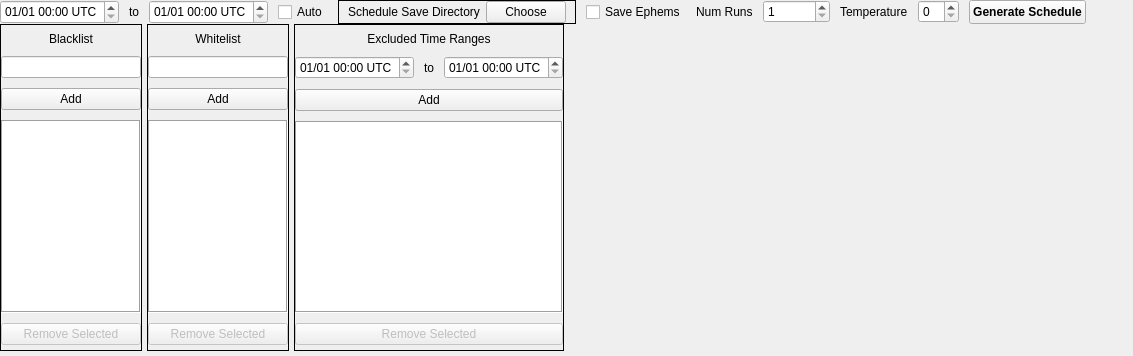
          <widget class="QWidget" name="schedGenTab">
           <attribute name="title">
            <string>Generate</string>
           </attribute>
           <layout class="QHBoxLayout" name="horizontalLayout_8">
            <property name="spacing">
             <number>0</number>
            </property>
            <property name="leftMargin">
             <number>0</number>
            </property>
            <property name="topMargin">
             <number>0</number>
            </property>
            <property name="rightMargin">
             <number>0</number>
            </property>
            <property name="bottomMargin">
             <number>0</number>
            </property>
            <item>
             <layout class="QVBoxLayout" name="verticalLayout_4">
              <property name="sizeConstraint">
               <enum>QLayout::SetDefaultConstraint</enum>
              </property>
              <item>
               <layout class="QHBoxLayout" name="genSchedButtonHorizLayout">
                <property name="spacing">
                 <number>10</number>
                </property>
                <property name="leftMargin">
                 <number>0</number>
                </property>
                <property name="rightMargin">
                 <number>7</number>
                </property>
                <item>
                 <widget class="QDateTimeEdit" name="scheduleStartTimeEdit">
                  <property name="sizePolicy">
                   <sizepolicy hsizetype="Preferred" vsizetype="Preferred">
                    <horstretch>0</horstretch>
                    <verstretch>0</verstretch>
                   </sizepolicy>
                  </property>
                  <property name="toolTip">
                   <string>Start time for schedule</string>
                  </property>
                  <property name="currentSection">
                   <enum>QDateTimeEdit::MonthSection</enum>
                  </property>
                  <property name="displayFormat">
                   <string>MM/dd hh:mm UTC</string>
                  </property>
                  <property name="timeSpec">
                   <enum>Qt::UTC</enum>
                  </property>
                 </widget>
                </item>
                <item>
                 <widget class="QLabel" name="label_9">
                  <property name="text">
                   <string>to</string>
                  </property>
                 </widget>
                </item>
                <item>
                 <widget class="QDateTimeEdit" name="scheduleEndTimeEdit">
                  <property name="sizePolicy">
                   <sizepolicy hsizetype="Preferred" vsizetype="Preferred">
                    <horstretch>0</horstretch>
                    <verstretch>0</verstretch>
                   </sizepolicy>
                  </property>
                  <property name="toolTip">
                   <string>End time for schedule</string>
                  </property>
                  <property name="currentSection">
                   <enum>QDateTimeEdit::MonthSection</enum>
                  </property>
                  <property name="displayFormat">
                   <string>MM/dd hh:mm UTC</string>
                  </property>
                  <property name="timeSpec">
                   <enum>Qt::UTC</enum>
                  </property>
                 </widget>
                </item>
                <item>
                 <widget class="QCheckBox" name="scheduleAutoTimeSetCheckbox">
                  <property name="sizePolicy">
                   <sizepolicy hsizetype="Preferred" vsizetype="Preferred">
                    <horstretch>0</horstretch>
                    <verstretch>0</verstretch>
                   </sizepolicy>
                  </property>
                  <property name="toolTip">
                   <string>Automatically set start and end times for schedule</string>
                  </property>
                  <property name="text">
                   <string>Auto</string>
                  </property>
                 </widget>
                </item>
                <item>
                 <widget class="QFrame" name="frame">
                  <property name="sizePolicy">
                   <sizepolicy hsizetype="Minimum" vsizetype="Minimum">
                    <horstretch>0</horstretch>
                    <verstretch>0</verstretch>
                   </sizepolicy>
                  </property>
                  <property name="minimumSize">
                   <size>
                    <width>0</width>
                    <height>0</height>
                   </size>
                  </property>
                  <property name="frameShape">
                   <enum>QFrame::Box</enum>
                  </property>
                  <property name="frameShadow">
                   <enum>QFrame::Plain</enum>
                  </property>
                  <property name="lineWidth">
                   <number>1</number>
                  </property>
                  <layout class="QHBoxLayout" name="horizontalLayout_24">
                   <property name="topMargin">
                    <number>0</number>
                   </property>
                   <property name="bottomMargin">
                    <number>0</number>
                   </property>
                   <item>
                    <widget class="QLabel" name="label_11">
                     <property name="text">
                      <string>Schedule Save Directory</string>
                     </property>
                    </widget>
                   </item>
                   <item>
                    <widget class="FileSelectionButton" name="chooseSchedSavePath">
                     <property name="enabled">
                      <bool>true</bool>
                     </property>
                     <property name="sizePolicy">
                      <sizepolicy hsizetype="Preferred" vsizetype="Preferred">
                       <horstretch>0</horstretch>
                       <verstretch>0</verstretch>
                      </sizepolicy>
                     </property>
                     <property name="toolTip">
                      <string>Choose directory for schedule outputs</string>
                     </property>
                     <property name="text">
                      <string>Choose</string>
                     </property>
                    </widget>
                   </item>
                  </layout>
                 </widget>
                </item>
                <item>
                 <widget class="QCheckBox" name="schedulerSaveEphemsBox">
                  <property name="sizePolicy">
                   <sizepolicy hsizetype="Preferred" vsizetype="Preferred">
                    <horstretch>0</horstretch>
                    <verstretch>0</verstretch>
                   </sizepolicy>
                  </property>
                  <property name="toolTip">
                   <string>Save copies of ephemeris retrieved during schedule generation</string>
                  </property>
                  <property name="layoutDirection">
                   <enum>Qt::LeftToRight</enum>
                  </property>
                  <property name="text">
                   <string>Save Ephems</string>
                  </property>
                 </widget>
                </item>
                <item>
                 <widget class="QLabel" name="label_5">
                  <property name="text">
                   <string>Num Runs</string>
                  </property>
                 </widget>
                </item>
                <item>
                 <widget class="QSpinBox" name="numRunsSpinbox">
                  <property name="toolTip">
                   <string>Number of times to run the scheduler. If more than one, the &quot;best&quot; one will be chosen and displayed</string>
                  </property>
                  <property name="minimum">
                   <number>1</number>
                  </property>
                  <property name="maximum">
                   <number>1000000</number>
                  </property>
                 </widget>
                </item>
                <item>
                 <widget class="QLabel" name="label_6">
                  <property name="text">
                   <string>Temperature</string>
                  </property>
                 </widget>
                </item>
                <item>
                 <widget class="QSpinBox" name="tempSpinbox">
                  <property name="toolTip">
                   <string>Amount of random perturbation to apply to scheduling process</string>
                  </property>
                  <property name="maximum">
                   <number>10</number>
                  </property>
                  <property name="singleStep">
                   <number>1</number>
                  </property>
                 </widget>
                </item>
                <item>
                 <widget class="QPushButton" name="genScheduleButton">
                  <property name="sizePolicy">
                   <sizepolicy hsizetype="Preferred" vsizetype="Preferred">
                    <horstretch>0</horstretch>
                    <verstretch>0</verstretch>
                   </sizepolicy>
                  </property>
                  <property name="font">
                   <font>
                    <bold>true</bold>
                   </font>
                  </property>
                  <property name="toolTip">
                   <string>Run the schedule generator</string>
                  </property>
                  <property name="text">
                   <string>Generate Schedule</string>
                  </property>
                 </widget>
                </item>
                <item>
                 <spacer name="horizontalSpacer">
                  <property name="orientation">
                   <enum>Qt::Horizontal</enum>
                  </property>
                  <property name="sizeHint" stdset="0">
                   <size>
                    <width>40</width>
                    <height>20</height>
                   </size>
                  </property>
                 </spacer>
                </item>
               </layout>
              </item>
              <item>
               <layout class="QHBoxLayout" name="horizontalLayout_4" stretch="2,2,2,8">
                <property name="spacing">
                 <number>5</number>
                </property>
                <property name="bottomMargin">
                 <number>5</number>
                </property>
                <item>
                 <widget class="QFrame" name="verticalFrame">
                  <property name="frameShape">
                   <enum>QFrame::Box</enum>
                  </property>
                  <layout class="QVBoxLayout" name="verticalLayout">
                   <property name="spacing">
                    <number>10</number>
                   </property>
                   <property name="leftMargin">
                    <number>0</number>
                   </property>
                   <property name="topMargin">
                    <number>7</number>
                   </property>
                   <property name="rightMargin">
                    <number>0</number>
                   </property>
                   <property name="bottomMargin">
                    <number>5</number>
                   </property>
                   <item>
                    <widget class="QLabel" name="blacklistLabel">
                     <property name="minimumSize">
                      <size>
                       <width>0</width>
                       <height>0</height>
                      </size>
                     </property>
                     <property name="text">
                      <string>Blacklist</string>
                     </property>
                     <property name="alignment">
                      <set>Qt::AlignCenter</set>
                     </property>
                    </widget>
                   </item>
                   <item>
                    <widget class="QLineEdit" name="blacklistLineEdit">
                     <property name="toolTip">
                      <string>Type a target name here and click &quot;Add&quot; to exclude it from scheduling</string>
                     </property>
                    </widget>
                   </item>
                   <item>
                    <widget class="QPushButton" name="blacklistAddButton">
                     <property name="toolTip">
                      <string>Add to blacklist</string>
                     </property>
                     <property name="text">
                      <string>Add</string>
                     </property>
                    </widget>
                   </item>
                   <item>
                    <widget class="QListView" name="blacklistView">
                     <property name="sizePolicy">
                      <sizepolicy hsizetype="Preferred" vsizetype="Expanding">
                       <horstretch>10</horstretch>
                       <verstretch>0</verstretch>
                      </sizepolicy>
                     </property>
                     <property name="toolTip">
                      <string>These targets will not be considered for scheduling</string>
                     </property>
                     <property name="frameShape">
                      <enum>QFrame::Box</enum>
                     </property>
                     <property name="alternatingRowColors">
                      <bool>true</bool>
                     </property>
                     <property name="selectionMode">
                      <enum>QAbstractItemView::MultiSelection</enum>
                     </property>
                    </widget>
                   </item>
                   <item>
                    <widget class="ModelRemoveButton" name="removeBlacklistedButton">
                     <property name="enabled">
                      <bool>false</bool>
                     </property>
                     <property name="sizePolicy">
                      <sizepolicy hsizetype="Preferred" vsizetype="Preferred">
                       <horstretch>0</horstretch>
                       <verstretch>0</verstretch>
                      </sizepolicy>
                     </property>
                     <property name="toolTip">
                      <string>Remove selected targets from the blacklist</string>
                     </property>
                     <property name="text">
                      <string>Remove Selected</string>
                     </property>
                    </widget>
                   </item>
                  </layout>
                 </widget>
                </item>
                <item>
                 <widget class="QFrame" name="verticalFrame_2">
                  <property name="frameShape">
                   <enum>QFrame::Box</enum>
                  </property>
                  <layout class="QVBoxLayout" name="verticalLayout_3">
                   <property name="spacing">
                    <number>10</number>
                   </property>
                   <property name="leftMargin">
                    <number>0</number>
                   </property>
                   <property name="topMargin">
                    <number>7</number>
                   </property>
                   <property name="rightMargin">
                    <number>0</number>
                   </property>
                   <property name="bottomMargin">
                    <number>5</number>
                   </property>
                   <item>
                    <widget class="QLabel" name="whitelistLabel">
                     <property name="text">
                      <string>Whitelist</string>
                     </property>
                     <property name="alignment">
                      <set>Qt::AlignCenter</set>
                     </property>
                    </widget>
                   </item>
                   <item>
                    <widget class="QLineEdit" name="whitelistLineEdit">
                     <property name="toolTip">
                      <string>Type a candidate name here and click &quot;Add&quot; to exclude it from scheduling</string>
                     </property>
                    </widget>
                   </item>
                   <item>
                    <widget class="QPushButton" name="whitelistAddButton">
                     <property name="toolTip">
                      <string>Add to whitelist</string>
                     </property>
                     <property name="text">
                      <string>Add</string>
                     </property>
                    </widget>
                   </item>
                   <item>
                    <widget class="QListView" name="whitelistView">
                     <property name="sizePolicy">
                      <sizepolicy hsizetype="Preferred" vsizetype="Expanding">
                       <horstretch>0</horstretch>
                       <verstretch>0</verstretch>
                      </sizepolicy>
                     </property>
                     <property name="toolTip">
                      <string>These targets will recieve priority scheduling</string>
                     </property>
                     <property name="frameShape">
                      <enum>QFrame::Box</enum>
                     </property>
                     <property name="alternatingRowColors">
                      <bool>true</bool>
                     </property>
                     <property name="selectionMode">
                      <enum>QAbstractItemView::MultiSelection</enum>
                     </property>
                    </widget>
                   </item>
                   <item>
                    <widget class="ModelRemoveButton" name="removeWhitelistedButton">
                     <property name="enabled">
                      <bool>false</bool>
                     </property>
                     <property name="acceptDrops">
                      <bool>false</bool>
                     </property>
                     <property name="toolTip">
                      <string>Remove selected targets from the whitelist</string>
                     </property>
                     <property name="text">
                      <string>Remove Selected</string>
                     </property>
                    </widget>
                   </item>
                  </layout>
                 </widget>
                </item>
                <item>
                 <widget class="QFrame" name="verticalFrame_4">
                  <property name="frameShape">
                   <enum>QFrame::Box</enum>
                  </property>
                  <layout class="QVBoxLayout" name="verticalLayout_8">
                   <property name="spacing">
                    <number>10</number>
                   </property>
                   <property name="leftMargin">
                    <number>0</number>
                   </property>
                   <property name="topMargin">
                    <number>7</number>
                   </property>
                   <property name="rightMargin">
                    <number>0</number>
                   </property>
                   <property name="bottomMargin">
                    <number>5</number>
                   </property>
                   <item>
                    <widget class="QLabel" name="label">
                     <property name="text">
                      <string>Excluded Time Ranges</string>
                     </property>
                     <property name="alignment">
                      <set>Qt::AlignCenter</set>
                     </property>
                    </widget>
                   </item>
                   <item>
                    <layout class="QHBoxLayout" name="horizontalLayout_9">
                     <item>
                      <widget class="QDateTimeEdit" name="excludeStartEdit">
                       <property name="enabled">
                        <bool>true</bool>
                       </property>
                       <property name="toolTip">
                        <string>Start time for excluded timerange</string>
                       </property>
                       <property name="currentSection">
                        <enum>QDateTimeEdit::MonthSection</enum>
                       </property>
                       <property name="displayFormat">
                        <string>MM/dd hh:mm UTC</string>
                       </property>
                       <property name="timeSpec">
                        <enum>Qt::UTC</enum>
                       </property>
                      </widget>
                     </item>
                     <item>
                      <widget class="QLabel" name="label_2">
                       <property name="text">
                        <string>to</string>
                       </property>
                      </widget>
                     </item>
                     <item>
                      <widget class="QDateTimeEdit" name="excludeEndEdit">
                       <property name="enabled">
                        <bool>true</bool>
                       </property>
                       <property name="toolTip">
                        <string>End time for excluded timerange</string>
                       </property>
                       <property name="currentSection">
                        <enum>QDateTimeEdit::HourSection</enum>
                       </property>
                       <property name="displayFormat">
                        <string>MM/dd hh:mm UTC</string>
                       </property>
                       <property name="currentSectionIndex">
                        <number>2</number>
                       </property>
                       <property name="timeSpec">
                        <enum>Qt::UTC</enum>
                       </property>
                      </widget>
                     </item>
                    </layout>
                   </item>
                   <item>
                    <widget class="QPushButton" name="addToExcludeButton">
                     <property name="enabled">
                      <bool>true</bool>
                     </property>
                     <property name="toolTip">
                      <string>Forbid the scheduler from scheduling blocks during this timerange</string>
                     </property>
                     <property name="text">
                      <string>Add</string>
                     </property>
                    </widget>
                   </item>
                   <item>
                    <widget class="QListView" name="excludeListView">
                     <property name="toolTip">
                      <string>These time ranges will be forbidden when scheduling</string>
                     </property>
                     <property name="frameShape">
                      <enum>QFrame::Box</enum>
                     </property>
                     <property name="editTriggers">
                      <set>QAbstractItemView::NoEditTriggers</set>
                     </property>
                     <property name="alternatingRowColors">
                      <bool>true</bool>
                     </property>
                     <property name="selectionMode">
                      <enum>QAbstractItemView::MultiSelection</enum>
                     </property>
                    </widget>
                   </item>
                   <item>
                    <widget class="ModelRemoveButton" name="removeExcludeRangeButton">
                     <property name="enabled">
                      <bool>false</bool>
                     </property>
                     <property name="toolTip">
                      <string>Remove selected time range from exclusion list</string>
                     </property>
                     <property name="text">
                      <string>Remove Selected</string>
                     </property>
                    </widget>
                   </item>
                  </layout>
                 </widget>
                </item>
                <item>
                 <spacer name="horizontalSpacer_2">
                  <property name="orientation">
                   <enum>Qt::Horizontal</enum>
                  </property>
                  <property name="sizeHint" stdset="0">
                   <size>
                    <width>40</width>
                    <height>20</height>
                   </size>
                  </property>
                 </spacer>
                </item>
               </layout>
              </item>
             </layout>
            </item>
           </layout>
          </widget>
